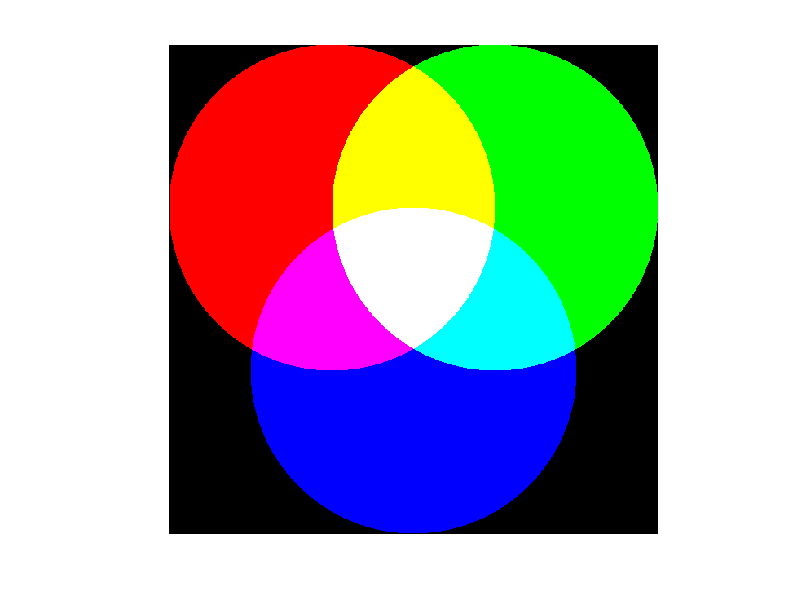

Here is the MATLAB script that generated this plot:
x=zeros(600,600,3);
for i=1:600;
    for j=1:600;
       if (i-200)^2+(j-200)^2<200^2
           x(i,j,1)=1;
       end
    end
 end   

for i=1:600;
    for j=200:600;
       if (i-200)^2+(j-400)^2<200^2
           x(i,j,2)=1;
       end
    end
 end   

for i=200:600;
    for j=100:600;
       if (i-400)^2+(j-300)^2<200^2
           x(i,j,3)=1;
       end
    end
 end

imshow(x);
